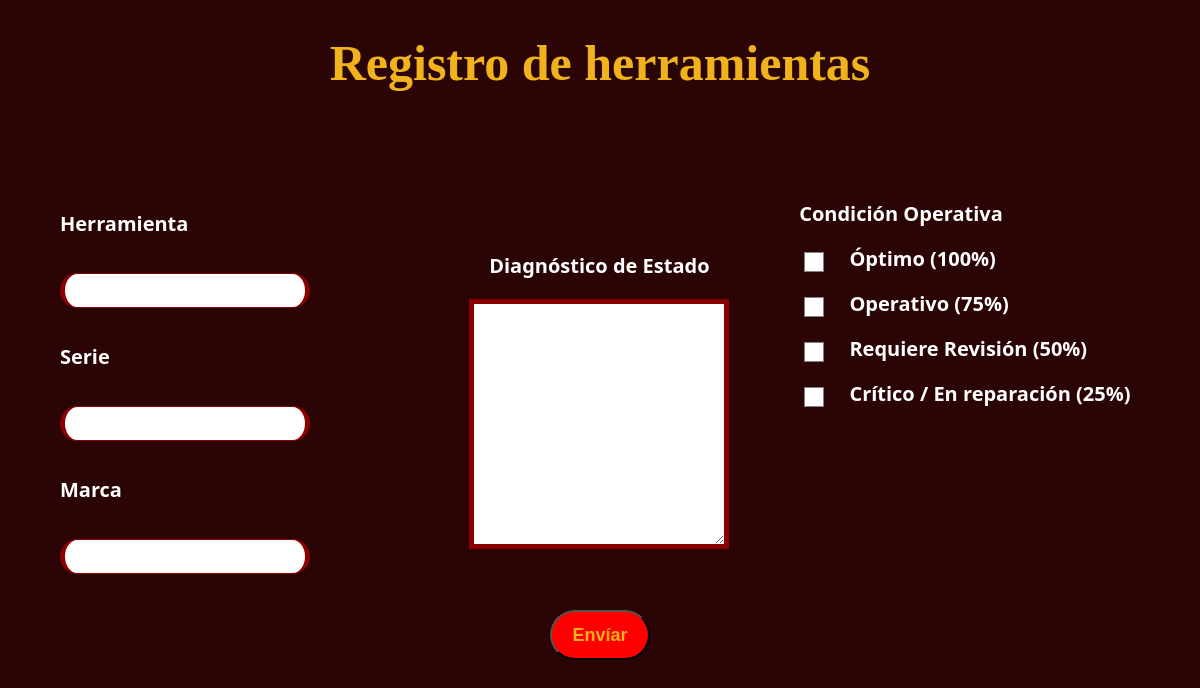
Screenshot of /main.php with the database file from the repository.
### tables this page shows
CREATE TABLE `condiciones` (
  `id` int(11) NOT NULL,
  `condicion` varchar(30) NOT NULL
);

### clase/condicion.php (called while the page is built, shortened)
<?php
class Condicion {
    public static function buscarTodo() {
         $conn = DB::conectar();
         $sql = 'SELECT id, condicion FROM condiciones';
         $busqueda = $conn->query($sql);
         return $busqueda;
    }
}
?>

### main.php (the view, shortened to what this page needs)
<?php
    require_once('clase/condicion.php');
    $busCondiciones = Condicion::buscarTodo();
?>
<!DOCTYPE html>
<html lang="es">
<head>
    <link rel="stylesheet" href="assets/css/registro.css">
</head>
<body>
<div id="boxPadre">
    <div id="boxRegistro">
   <form action="controlador/pro_herr.php" method="POST" onsubmit="return enviar()" autocomplete="off">
        <div id="boxTitulo"><h1>Registro de herramientas</h1></div>
        <div id="boxLeft">
            <div id="boxTools">
                <label for="tools" class="left">Herramienta</label>
                <input type="text" name="tools" id="tools" class="left">
            </div>
            <div id="boxSerie" >
                <label for="serie" class="left">Serie</label>
                <input type="text" name="serie" id="serie" class="left">
            </div>
            <div id="boxMarca" >
                <label for="marca" class="left">Marca</label>
                <input type="text" name="marca" id="marca" class="left">
            </div>
        </div>
        <div id="boxMedium">
            <label for="estado" class="medium">Diagnóstico de Estado</label>
            <textarea name="estado" id="estado" class="medium"></textarea>
        </div>
        <div id="boxRight">
        <label>Condición Operativa</label><br>
        <?php
            while ($datCond = $busCondiciones->fetch_assoc()) {
                echo
                '
                    <label>
                    <input type="radio" name="condiciones[]" value="'.$datCond['id'].'">
                ';
                echo $datCond['condicion'];
                echo '</label><br>';
            }
        ?>
         </div>
        <div id="boxEntrar"><input type="submit" name="guardar" value="Envíar"></div>
    </form>
    </div>
</body>
</html>

### assets/css/registro.css (style rules this page uses)
* { box-sizing: border-box; }
body, html { margin: 0; padding: 0; background-color: #2b0505; }
form { width: 100%; height: 100vh; display: flex; flex-wrap: wrap; }
h1 { font-size: 50px; color: #f1b31c; }
#boxTitulo, #boxEntrar { width: 100%; height: 25%; }
#boxLeft, #boxMedium, #boxRight { width: 33.3%; height: 50%; display: flex; flex-direction: column; }
#boxTools, #boxSerie, #boxMarca { width: 100%; height: 33.3%; display: flex; flex-direction: column; }
.left { margin: 10px auto auto 15%; }
.medium { margin: 10px auto 10px auto; }
#estado { width: 260px; height: 250px; border: 5px solid #8b0000; font-size: 20px; padding: 10px; }
label { font-family: 'Segoe UI', Tahoma, Geneva, Verdana, sans-serif; color: white; font-weight: bold; font-size: 20px; }
input[type="text"] { width: 250px; height: 35px; border: solid #8b0000; border-width: 1px 5px; font-size: 20px; padding: 10px; text-align: left; color: black; border-radius: 50px; background-color: white; }
input[type="radio"] { appearance: none; width: 20px; height: 20px; border: 0.1px solid gray; background-color: white; cursor: pointer; position: relative; vertical-align: middle; margin-right: 20px; }
input[type="submit"] { width: 100px; height: 50px; background-color: red; font-size: 18px; border-radius: 100px; padding: 10px; color: #f1b31c; text-align: center; font-weight: 700; cursor: pointer; margin-top: 10px; }
#boxTitulo { display: flex; justify-content: center; }
#boxMedium { display: flex; justify-content: center; }
#boxEntrar { display: flex; justify-content: center; }

### rows the page displays
condiciones: condicion "Óptimo (100%)"
condiciones: condicion "Operativo (75%)"
condiciones: condicion "Requiere Revisión (50%)"
condiciones: condicion "Crítico / En reparación (25%)"
